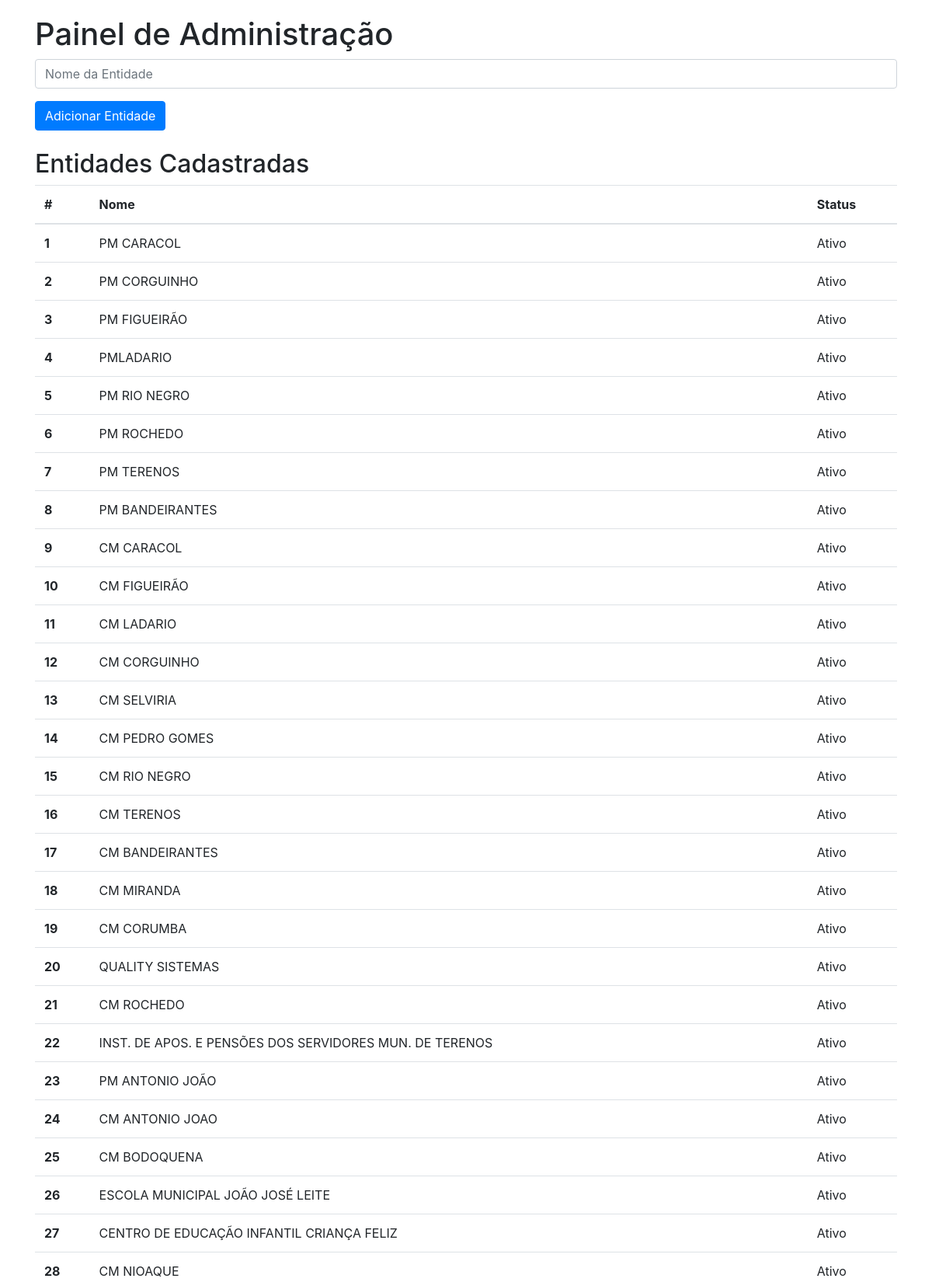
The page /admin (upper part) on the database its author committed.
### models.py (models this page shows)
class Entidade(db.Model):
    __tablename__ = 'entidades'
    id = db.Column(db.Integer, primary_key=True)
    nome = db.Column(db.String(100), nullable=False)
    usuario = db.Column(db.String(100))
    data = db.Column(db.DateTime)
    acesso = db.Column(db.String(100))
    tipo = db.Column(db.String(100))
    ativo = db.Column(db.Boolean, default=True)

### app.py (the view, shortened to what this page needs)
@app.route('/admin', methods=['GET', 'POST'])
def admin():
    entidades = Entidade.query.all()
    return render_template('admin.html', entidades=entidades)

### templates/admin.html (shortened to what this page needs)
<!DOCTYPE html>
<html lang="pt-br">
<head>
    <link rel="stylesheet" href="{{ url_for('static', filename='styles.css') }}">
    <link rel="stylesheet" href="https://stackpath.bootstrapcdn.com/bootstrap/4.5.2/css/bootstrap.min.css">
</head>
<body>
    <div class="container">
        <h1>Painel de Administração</h1>
        <form method="POST" action="{{ url_for('admin') }}" class="mb-4">
            <div class="form-group">
                <input type="text" name="nome" class="form-control" placeholder="Nome da Entidade" required>
            </div>
            <button type="submit" class="btn btn-primary">Adicionar Entidade</button>
        </form>
        <h2>Entidades Cadastradas</h2>
        <table class="table">
            <thead>
                <tr>
                    <th scope="col">#</th>
                    <th scope="col">Nome</th>
                    <th scope="col">Status</th>
                </tr>
            </thead>
            <tbody>
                {% for entidade in entidades %}
                    <tr>
                        <th scope="row">{{ loop.index }}</th>
                        <td>{{ entidade.nome }}</td>
                        <td>{% if entidade.ativo %}Ativo{% else %}Inativo{% endif %}</td>
                    </tr>
                {% endfor %}
            </tbody>
        </table>
    </div>
</body>
</html>

### static/styles.css (style rules this page uses)
.container { margin-top: 20px; }

### rows shown on the page
Entidade: nome "PM CARACOL", ativo "Ativo"
Entidade: nome "PM CORGUINHO", ativo "Ativo"
Entidade: nome "PM FIGUEIRÃO", ativo "Ativo"
Entidade: nome "PMLADARIO", ativo "Ativo"
Entidade: nome "PM RIO NEGRO", ativo "Ativo"
Entidade: nome "PM ROCHEDO", ativo "Ativo"
Entidade: nome "PM TERENOS", ativo "Ativo"
Entidade: nome "PM BANDEIRANTES", ativo "Ativo"
Entidade: nome "CM CARACOL", ativo "Ativo"
Entidade: nome "CM FIGUEIRÃO", ativo "Ativo"
Entidade: nome "CM LADARIO", ativo "Ativo"
Entidade: nome "CM CORGUINHO", ativo "Ativo"
Entidade: nome "CM SELVIRIA", ativo "Ativo"
Entidade: nome "CM PEDRO GOMES", ativo "Ativo"
Entidade: nome "CM RIO NEGRO", ativo "Ativo"
Entidade: nome "CM TERENOS", ativo "Ativo"
Entidade: nome "CM BANDEIRANTES", ativo "Ativo"
Entidade: nome "CM MIRANDA", ativo "Ativo"
Entidade: nome "CM CORUMBA", ativo "Ativo"
Entidade: nome "QUALITY SISTEMAS", ativo "Ativo"
Entidade: nome "CM ROCHEDO", ativo "Ativo"
Entidade: nome "INST. DE APOS. E PENSÕES DOS SERVIDORES MUN. DE TERENOS", ativo "Ativo"
Entidade: nome "PM ANTONIO JOÃO", ativo "Ativo"
Entidade: nome "CM ANTONIO JOAO", ativo "Ativo"
Entidade: nome "CM BODOQUENA", ativo "Ativo"
Entidade: nome "ESCOLA MUNICIPAL JOÃO JOSÉ LEITE", ativo "Ativo"
Entidade: nome "CENTRO DE EDUCAÇÃO INFANTIL CRIANÇA FELIZ", ativo "Ativo"
Entidade: nome "CM NIOAQUE", ativo "Ativo"
